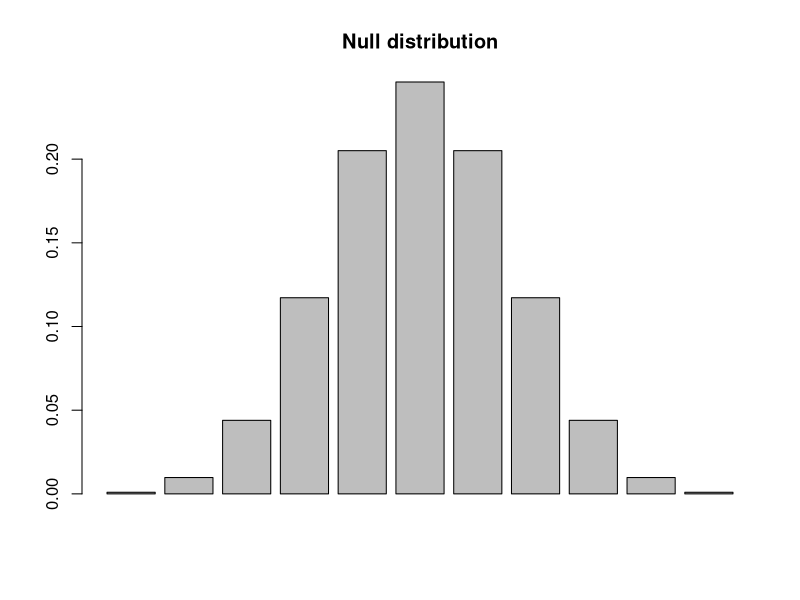
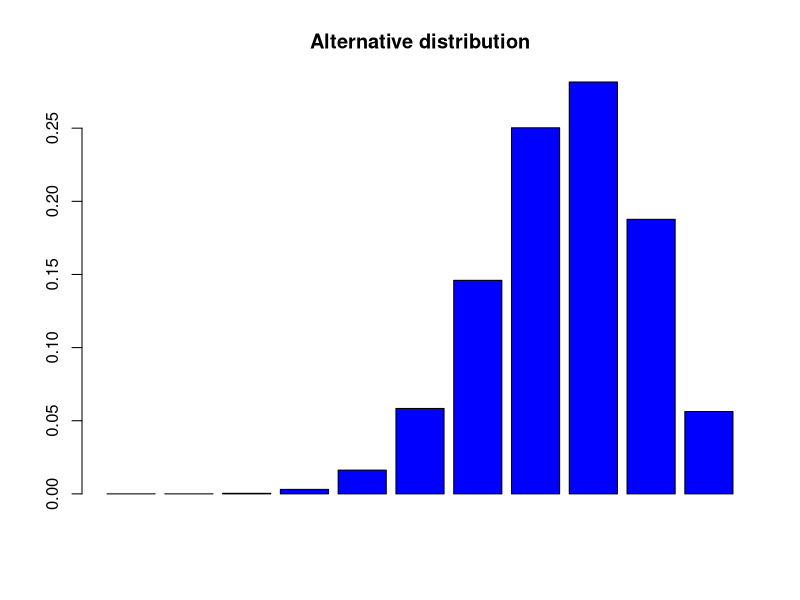
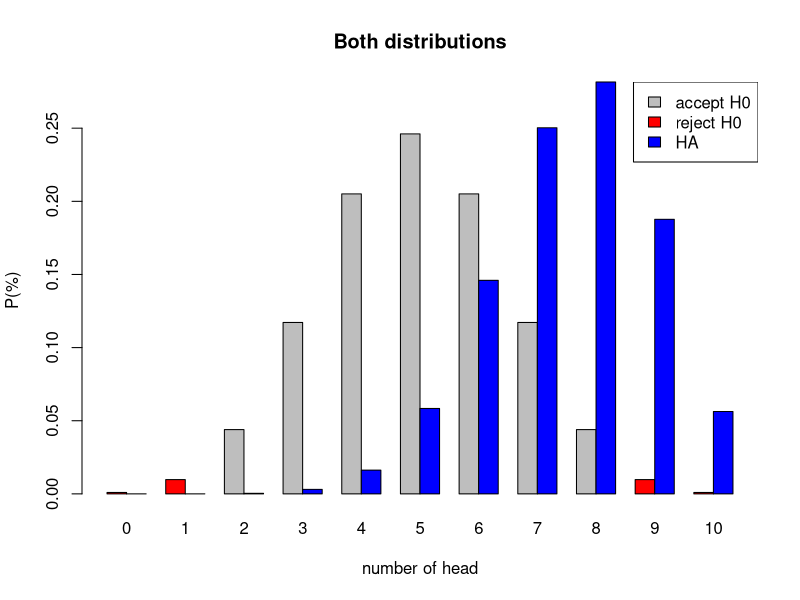

R code for these plots, in order:
## ---- chunk 1
n = 10
k = 0:10
p = .5

cbind(n, k, p)
## ---- chunk 2
permutations = factorial(n) / (factorial(k) * factorial(n-k) )

cbind(n, k, p, permutations)
## ---- chunk 3
probabilities = p^k * (1-p)^(n-k)

cbind(n, k, p, permutations, probabilities)
## ---- chunk 4
per.pro = permutations * probabilities

cbind(n, k, p, permutations, probabilities, per.pro)

barplot(per.pro, main="Null distribution")
## ---- chunk 5
p = .75

ha.probabilities = p^k * (1-p)^(n-k)

ha.per.pro = permutations * ha.probabilities

barplot(ha.per.pro, col = "blue", main="Alternative distribution")
## ---- chunk 6
title = "Both distributions"

colh0 =c(rep("red",2),rep("grey",7),rep("red",2))
colha =c(rep("blue",11))

barplot( rbind(per.pro, ha.per.pro), 
         main=title, 
         names.arg=0:10, 
         xlab="number of head", 
         ylab="P(%)", 
         col = rbind(colh0,colha),
         beside=TRUE,
         #legend.text = c("H0", "HA")
         )

legend("topright", legend=c("accept H0","reject H0","HA"), fill=c("grey","red","blue"))
